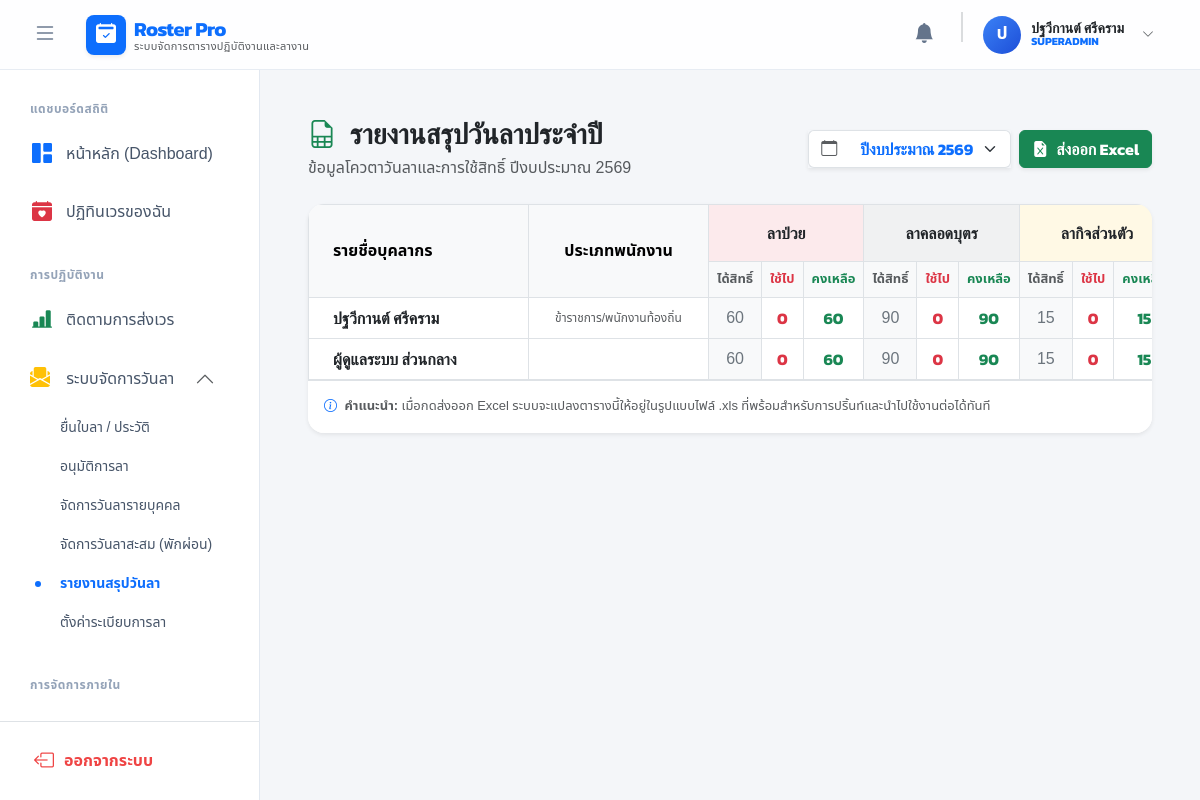
The app's page /index.php?c=leave&a=report (signed in) with its own data.
### tables this page shows
CREATE TABLE `leave_quotas` (
  `id` int(11) NOT NULL,
  `leave_type` varchar(100) NOT NULL,
  `max_days` decimal(5,1) NOT NULL DEFAULT 0.0,
  `calculation_type` enum('WORKING_DAYS','CALENDAR_DAYS') NOT NULL DEFAULT 'WORKING_DAYS' COMMENT 'นับวันทำการ หรือ นับรวมวันหยุด',
  `description` varchar(255) DEFAULT NULL
);

CREATE TABLE `users` (
  `id` int(11) NOT NULL,
  `hospital_id` int(11) DEFAULT NULL COMMENT 'รหัสหน่วยบริการ (NULL = แอดมินส่วนกลาง)',
  `name` varchar(100) NOT NULL,
  `phone` varchar(50) DEFAULT NULL,
  `username` varchar(50) NOT NULL,
  `password` varchar(255) NOT NULL,
  `role` enum('SUPERADMIN','ADMIN','DIRECTOR','SCHEDULER','STAFF','HR') NOT NULL DEFAULT 'STAFF',
  `is_active` tinyint(1) NOT NULL DEFAULT 1 COMMENT '1=Active, 0=Suspended',
  `position` varchar(100) DEFAULT NULL COMMENT 'ตำแหน่งการปฏิบัติงาน',
  `employee_type` enum('ข้าราชการ/พนักงานท้องถิ่น','พนักงานจ้างตามภารกิจ','พนักงานจ้างทั่วไป') NOT NULL DEFAULT 'ข้าราชการ/พนักงานท้องถิ่น',
  `start_date` date DEFAULT NULL COMMENT 'วันที่บรรจุ/เริ่มงาน',
  `type` varchar(100) DEFAULT NULL COMMENT 'วิชาชีพ/ตำแหน่ง',
  `position_number` varchar(50) DEFAULT NULL,
  `color_theme` varchar(20) DEFAULT 'primary',
  `sort_order` int(11) DEFAULT 0,
  `created_at` datetime DEFAULT current_timestamp(),
  `display_order` int(11) NOT NULL DEFAULT 0,
  `id_card` varchar(13) DEFAULT NULL,
  `pay_rate_id` int(11) DEFAULT NULL,
  `deleted_at` datetime DEFAULT NULL COMMENT 'เวลาที่ถูกลบ (Soft Delete)'
);

CREATE TABLE `leave_balances` (
  `id` int(11) NOT NULL,
  `user_id` int(11) NOT NULL COMMENT 'รหัสพนักงาน',
  `budget_year` int(4) NOT NULL COMMENT 'ปีงบประมาณ (เช่น 2024, 2025)',
  `leave_type_id` int(11) NOT NULL COMMENT 'อ้างอิง ID จากตาราง leave_quotas',
  `quota_days` int(11) NOT NULL COMMENT 'โควตาฐานของปีนี้ (เช่น 10 วัน)',
  `carried_over_days` int(11) NOT NULL DEFAULT 0 COMMENT 'วันลายกยอดมาจากปีก่อน (สะสม)',
  `used_days` decimal(4,1) NOT NULL DEFAULT 0.0 COMMENT 'จำนวนวันที่ใช้ไปแล้วในปีนี้',
  `updated_at` timestamp NOT NULL DEFAULT current_timestamp() ON UPDATE current_timestamp()
);

### models/LeaveModel.php (called while the page is built, shortened)
<?php
class LeaveModel {
    private $conn;
    public function __construct($db) {
        $this->conn = $db;
    }
    public function getUserLeaveBalances($user_id, $budget_year) {
        $stmt = $this->conn->prepare("SELECT employee_type, start_date FROM users WHERE id = ?");
        $stmt->execute([$user_id]);
        $user = $stmt->fetch(PDO::FETCH_ASSOC);
        $emp_type = $user['employee_type'] ?? '';
        $is_official = (strpos($emp_type, 'ข้าราชการ') !== false || strpos($emp_type, 'พนักงานส่วนท้องถิ่น') !== false);
        $is_mission = (strpos($emp_type, 'ภารกิจ') !== false);
        $is_general = (strpos($emp_type, 'ทั่วไป') !== false);
        $budget_start_date = new DateTime(($budget_year - 1) . "-10-01");
        $start_date = $user['start_date'] ? new DateTime($user['start_date']) : new DateTime();
        $years_of_service = $budget_start_date->diff($start_date)->y;
        $stmt_q = $this->conn->query("SELECT * FROM leave_quotas");
        $quotas = $stmt_q->fetchAll(PDO::FETCH_ASSOC);
        $balances = [];
        foreach ($quotas as $q) {
            $leave_type_id = $q['id'];
            $leave_name = $q['leave_type'];
            $stmt_b = $this->conn->prepare("SELECT * FROM leave_balances WHERE user_id = ? AND budget_year = ? AND leave_type_id = ?");
            $stmt_b->execute([$user_id, $budget_year, $leave_type_id]);
            $current_balance = $stmt_b->fetch(PDO::FETCH_ASSOC);
            $total_allowable = $current_balance['quota_days'] + $current_balance['carried_over_days'];
            $remaining = $total_allowable - $current_balance['used_days'];
            $balances[] = [
                'id' => $current_balance['id'],
                'leave_type_id' => $leave_type_id,
                'leave_type_name' => $leave_name,
                'calculation_type' => $q['calculation_type'] ?? 'WORKING_DAYS',
                'quota_days' => $current_balance['quota_days'],
                'carried_over_days' => $current_balance['carried_over_days'],
                'total_allowable' => $total_allowable,
                'used_days' => $current_balance['used_days'],
                'remaining' => $remaining
            ];
        }
        return $balances;
    }
    public function getAllLeaveQuotas() {
        return $this->conn->query("SELECT * FROM leave_quotas ORDER BY id ASC")->fetchAll(PDO::FETCH_ASSOC);
    }
}
?>

### models/UserModel.php (called while the page is built, shortened)
<?php
class UserModel {
    private $conn;
    private $table_name = "users";
    public function __construct($db) {
        $this->conn = $db;
        $this->conn->setAttribute(PDO::ATTR_ERRMODE, PDO::ERRMODE_EXCEPTION);
        $this->checkAndCreateColumns();
    }
    private function checkAndCreateColumns() {
        try {
            $stmt = $this->conn->query("SHOW COLUMNS FROM " . $this->table_name);
            $existing_columns = $stmt->fetchAll(PDO::FETCH_COLUMN);
            $required_columns = [
                'phone' => 'VARCHAR(20) NULL',
                'type' => 'VARCHAR(100) NULL',
                'color_theme' => "VARCHAR(20) DEFAULT 'primary'",
                'employee_type' => "VARCHAR(100) DEFAULT 'ข้าราชการ/พนักงานท้องถิ่น'",
                'start_date' => 'DATE NULL',
                'sort_order' => 'INT DEFAULT 0',
                'id_card' => 'VARCHAR(13) NULL',
                'position_number' => 'VARCHAR(50) NULL',
                'pay_rate_id' => 'INT NULL',
                'is_active' => "TINYINT(1) NOT NULL DEFAULT 1 COMMENT '1=Active, 0=Suspended'",
                'display_order' => "INT(11) DEFAULT 0",
                'deleted_at' => "DATETIME NULL DEFAULT NULL COMMENT 'เวลาที่ถูกลบ (Soft Delete)'"
            ];
        } catch (PDOException $e) {
            error_log("User Auto-migration failed: " . $e->getMessage());
        }
    }
    public function getAllUsers() {
        $query = "SELECT u.*, h.name as hospital_name, p.name as pay_rate_name
                  FROM " . $this->table_name . " u
                  LEFT JOIN hospitals h ON u.hospital_id = h.id
                  LEFT JOIN pay_rates p ON u.pay_rate_id = p.id
                  WHERE u.deleted_at IS NULL
                  ORDER BY u.hospital_id ASC, u.display_order ASC";
        $stmt = $this->conn->prepare($query);
        $stmt->execute();
        return $stmt->fetchAll(PDO::FETCH_ASSOC);
    }
    public function getAllStaff($hospital_id = null) {
        if ($hospital_id) {
            return $this->getUsersByHospital($hospital_id);
        } else {
            return $this->getAllUsers();
        }
    }
}
?>

### views/leave/report.php (the view, shortened to what this page needs)
<?php
$leave_types = $leave_types ?? [];
$report_data = $report_data ?? [];
?>
<div class="container-fluid px-4 py-4">
    <div class="d-flex flex-column flex-md-row justify-content-between align-items-md-center mb-4 gap-3">
        <div>
            <h2 class="h3 text-gray-800 mb-0 fw-bold">
                <i class="bi bi-file-earmark-spreadsheet text-success me-2"></i> รายงานสรุปวันลาประจำปี
            </h2>
            <p class="text-muted mt-1 mb-0">ข้อมูลโควตาวันลาและการใช้สิทธิ์ ปีงบประมาณ <?= $budget_year + 543 ?></p>
        </div>
        <form action="index.php" method="GET" class="d-flex gap-2">
            <div class="input-group shadow-sm">
                <span class="input-group-text bg-white border-end-0 text-muted"><i class="bi bi-calendar"></i></span>
                <select name="year" class="form-select border-start-0 fw-bold text-primary" onchange="this.form.submit()" style="min-width: 150px;">
                    <?php
                        $current_y = (int)date('Y') + ((int)date('m') >= 10 ? 1 : 0);
                        for ($y = $current_y - 2; $y <= $current_y + 1; $y++) {
                            $selected = ($y == $budget_year) ? 'selected' : '';
                            echo "<option value=\"$y\" $selected>ปีงบประมาณ " . ($y + 543) . "</option>";
                        }
                    ?>
                </select>
            </div>
            <button type="button" onclick="exportTableToExcel('leaveReportTable', 'รายงานสรุปวันลา_ปี<?= $budget_year + 543 ?>')" class="btn btn-success fw-bold shadow-sm d-flex align-items-center text-nowrap">
                <i class="bi bi-file-earmark-excel-fill me-2"></i> ส่งออก Excel
            </button>
        </form>
    </div>
    <div class="card shadow-sm border-0 rounded-4 overflow-hidden">
        <div class="card-body p-0">
            <div class="table-responsive custom-scrollbar" style="max-height: 65vh;">
                <table class="table table-bordered table-hover align-middle mb-0 text-center" id="leaveReportTable" style="min-width: 1000px;">
                    <thead class="align-middle sticky-top" style="z-index: 10;">
                        <tr>
                            <th rowspan="2" class="px-4 text-start shadow-sm text-nowrap" style="position: sticky; left: 0; background-color: #f8f9fa; z-index: 12; min-width: 220px; border-bottom: 1px solid #dee2e6;">รายชื่อบุคลากร</th>
                            <th rowspan="2" class="px-3 text-nowrap bg-light border-bottom" style="min-width: 180px;">ประเภทพนักงาน</th>
                            <?php if(empty($leave_types)): ?>
                                <th class="bg-light text-muted py-3 border-bottom-0">ยังไม่มีการตั้งค่าประเภทการลา</th>
                            <?php else: ?>
                                <?php foreach($leave_types as $lt):
                                    $bg = 'secondary';
                                    if($lt['leave_type'] == 'ลาพักผ่อน') $bg = 'success';
                                    elseif($lt['leave_type'] == 'ลาป่วย') $bg = 'danger';
                                    elseif($lt['leave_type'] == 'ลากิจส่วนตัว') $bg = 'warning';
                                ?>
                                    <th colspan="3" class="bg-<?= $bg ?> bg-opacity-10 text-dark fw-bold py-3 text-nowrap border-bottom-0">
                                        <?= htmlspecialchars($lt['leave_type']) ?>
                                    </th>
                                <?php endforeach; ?>
                            <?php endif; ?>
                        </tr>
                        <tr>
                            <?php if(!empty($leave_types)): ?>
                                <?php foreach($leave_types as $lt): ?>
                                    <th class="text-muted bg-light text-nowrap border-bottom" style="font-size: 13px;">ได้สิทธิ์</th>
                                    <th class="text-danger bg-light text-nowrap border-bottom" style="font-size: 13px;">ใช้ไป</th>
                                    <th class="text-success bg-light text-nowrap border-bottom" style="font-size: 13px;">คงเหลือ</th>
                                <?php endforeach; ?>
                            <?php endif; ?>
                        </tr>
                    </thead>
                    <tbody>
                        <?php if (empty($report_data)): ?>
                            <tr>
                                <td colspan="<?= empty($leave_types) ? 3 : (count($leave_types) * 3) + 2 ?>" class="text-center text-muted py-5">
                                    <i class="bi bi-folder2-open fs-1 d-block mb-3 opacity-25"></i> ไม่พบข้อมูลพนักงานในหน่วยบริการนี้
                                </td>
                            </tr>
                        <?php else: ?>
                            <?php foreach($report_data as $row):
                                $staff = $row['staff'];
                                $bals = $row['balances'];
                            ?>
                                <tr>
                                    <td class="text-start px-4 fw-bold text-dark shadow-sm text-nowrap" style="position: sticky; left: 0; background-color: #ffffff; z-index: 1;">
                                        <?= htmlspecialchars($staff['name']) ?>
                                    </td>
                                    <td style="font-size: 12px;" class="text-muted text-nowrap bg-white"><?= htmlspecialchars($staff['employee_type'] ?? '-') ?></td>
                                    <?php if(empty($leave_types)): ?>
                                        <td class="text-muted">-</td>
                                    <?php else: ?>
                                        <?php foreach($leave_types as $lt):
                                            $bal = null;
                                            foreach($bals as $b) {
                                                if ($b['leave_type_id'] == $lt['id']) {
                                                    $bal = $b; break;
                                                }
                                            }
                                        ?>
                                            <?php if($bal): ?>
                                                <td class="bg-light fw-medium text-secondary"><?= floatval($bal['total_allowable']) ?></td>
                                                <td class="text-danger fw-bold <?= floatval($bal['used_days']) > 0 ? 'bg-danger bg-opacity-10' : '' ?>"><?= floatval($bal['used_days']) ?></td>
                                                <td class="text-success fw-bold fs-6"><?= floatval($bal['remaining']) ?></td>
                                            <?php else: ?>
                                                <td class="bg-light text-muted">-</td>
                                                <td class="text-muted">-</td>
                                                <td class="text-muted">-</td>
                                            <?php endif; ?>
                                        <?php endforeach; ?>
                                    <?php endif; ?>
                                </tr>
                            <?php endforeach; ?>
                        <?php endif; ?>
                    </tbody>
                </table>
            </div>
        </div>
        <div class="card-footer bg-white border-top py-3 text-muted" style="font-size: 13px;">
            <i class="bi bi-info-circle text-primary me-1"></i> <strong>คำแนะนำ:</strong> เมื่อกดส่งออก Excel ระบบจะแปลงตารางนี้ให้อยู่ในรูปแบบไฟล์ .xls ที่พร้อมสำหรับการปริ้นท์และนำไปใช้งานต่อได้ทันที
        </div>
    </div>
</div>

### views/layouts/header.php (style rules this page uses)
:root { --primary-color: #0d6efd; --sidebar-bg: #ffffff; --navbar-height: 70px; }
body { font-family: 'Noto Sans Thai', sans-serif; background-color: #f4f6f9; height: 100vh; overflow: hidden; margin: 0; padding: 0; -webkit-font-smoothing: antialiased; }
h1, h2, h3, h4, h5, h6, .fw-bold { font-family: 'Kanit', sans-serif; }

### records on screen
leave_quotas: leave_type "ลาป่วย"
leave_quotas: leave_type "ลาคลอดบุตร"
leave_quotas: leave_type "ลากิจส่วนตัว"
users: name "ปฐวีกานต์ ศรีคราม", employee_type "ข้าราชการ/พนักงานท้องถิ่น"
leave_balances: quota_days "60", used_days "0"
leave_balances: quota_days "90", used_days "0"
leave_balances: quota_days "15", used_days "0"
users: name "ผู้ดูแลระบบ ส่วนกลาง"
leave_balances: quota_days "60", used_days "0"
leave_balances: quota_days "90", used_days "0"
leave_balances: quota_days "15", used_days "0"

### other values on screen
$app_name "Roster Pro"
$app_subtitle "ระบบจัดการตารางปฏิบัติงานและลางาน"
mb_substr($_SESSION['user']['name'], 0, 1, 'UTF-8') "ป"
$_SESSION['user']['name'] "ปฐวีกานต์ ศรีคราม"
$_SESSION['user']['role'] "SUPERADMIN"
$budget_year + 543 "2569"
